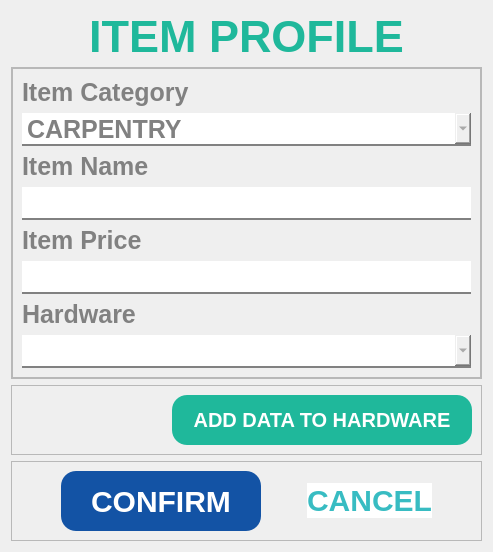
     <widget class="QWidget" name="page_2">
      <layout class="QVBoxLayout" name="verticalLayout">
       <item>
        <widget class="QLabel" name="label_5">
         <property name="minimumSize">
          <size>
           <width>0</width>
           <height>50</height>
          </size>
         </property>
         <property name="maximumSize">
          <size>
           <width>16777215</width>
           <height>50</height>
          </size>
         </property>
         <property name="styleSheet">
          <string notr="true">font-family: Segoe UI;
font-weight: bold;
color: #1FB89B;
font-size: 45px;
border-color: white;</string>
         </property>
         <property name="text">
          <string>ITEM PROFILE</string>
         </property>
         <property name="alignment">
          <set>Qt::AlignCenter</set>
         </property>
        </widget>
       </item>
       <item>
        <widget class="QFrame" name="frame_4">
         <property name="frameShape">
          <enum>QFrame::StyledPanel</enum>
         </property>
         <property name="frameShadow">
          <enum>QFrame::Raised</enum>
         </property>
         <layout class="QHBoxLayout" name="horizontalLayout_4">
          <property name="spacing">
           <number>0</number>
          </property>
          <property name="leftMargin">
           <number>0</number>
          </property>
          <property name="topMargin">
           <number>0</number>
          </property>
          <property name="rightMargin">
           <number>0</number>
          </property>
          <property name="bottomMargin">
           <number>0</number>
          </property>
          <item>
           <widget class="QFrame" name="frame_6">
            <property name="frameShape">
             <enum>QFrame::StyledPanel</enum>
            </property>
            <property name="frameShadow">
             <enum>QFrame::Raised</enum>
            </property>
            <layout class="QVBoxLayout" name="verticalLayout_3">
             <item>
              <widget class="QLabel" name="label_6">
               <property name="styleSheet">
                <string notr="true">font-family: Segoe UI;
				font-weight: bold;
				color: #818181;
				font-size: 25px;

border-radius: 0px;
border-color: white;
border-width: 0px;</string>
               </property>
               <property name="text">
                <string>Item Category</string>
               </property>
              </widget>
             </item>
             <item>
              <widget class="QComboBox" name="choose_insert_categoryBox">
               <property name="cursor">
                <cursorShape>PointingHandCursor</cursorShape>
               </property>
               <property name="styleSheet">
                <string notr="true">QComboBox {
				font-family: Segoe UI;
				font-weight: bold;
				color: #818181;
				font-size: 25px;
                border: none;
                border-bottom: 2px solid #818181;
            }

QComboBox::hover{
color: #565656;
border-bottom: 2px solid #565656;
}

</string>
               </property>
               <item>
                <property name="text">
                 <string>CARPENTRY</string>
                </property>
               </item>
               <item>
                <property name="text">
                 <string>GENERAL HARDWARE</string>
                </property>
               </item>
               <item>
                <property name="text">
                 <string>GLASS</string>
                </property>
               </item>
               <item>
                <property name="text">
                 <string>HOME FURNISHING</string>
                </property>
               </item>
               <item>
                <property name="text">
                 <string>MASONRY</string>
                </property>
               </item>
               <item>
                <property name="text">
                 <string>METAL WORKS</string>
                </property>
               </item>
               <item>
                <property name="text">
                 <string>PAINTS</string>
                </property>
               </item>
               <item>
                <property name="text">
                 <string>PLUMBING</string>
                </property>
               </item>
               <item>
                <property name="text">
                 <string>ROOFING</string>
                </property>
               </item>
              </widget>
             </item>
             <item>
              <widget class="QLabel" name="label_7">
               <property name="styleSheet">
                <string notr="true">font-family: Segoe UI;
				font-weight: bold;
				color: #818181;
				font-size: 25px;

border-radius: 0px;
border-color: white;
border-width: 0px;</string>
               </property>
               <property name="text">
                <string>Item Name</string>
               </property>
              </widget>
             </item>
             <item>
              <widget class="QLineEdit" name="itemName_lineEdit">
               <property name="styleSheet">
                <string notr="true">QLineEdit {
				font-family: Segoe UI;
				font-weight: bold;
				color: #818181;
				font-size: 25px;
                border: none;
                border-bottom: 2px solid #818181;
            }

QLineEdit::hover{
color: #565656;
border-bottom: 2px solid #565656;
}

</string>
               </property>
              </widget>
             </item>
             <item>
              <widget class="QLabel" name="label_8">
               <property name="styleSheet">
                <string notr="true">font-family: Segoe UI;
				font-weight: bold;
				color: #818181;
				font-size: 25px;

border-radius: 0px;
border-color: white;
border-width: 0px;</string>
               </property>
               <property name="text">
                <string>Item Price</string>
               </property>
              </widget>
             </item>
             <item>
              <widget class="QLineEdit" name="itemPrice_lineEdit">
               <property name="styleSheet">
                <string notr="true">QLineEdit {
				font-family: Segoe UI;
				font-weight: bold;
				color: #818181;
				font-size: 25px;
                border: none;
                border-bottom: 2px solid #818181;
            }

QLineEdit::hover{
color: #565656;
border-bottom: 2px solid #565656;
}

</string>
               </property>
              </widget>
             </item>
             <item>
              <widget class="QLabel" name="label_63">
               <property name="styleSheet">
                <string notr="true">font-family: Segoe UI;
				font-weight: bold;
				color: #818181;
				font-size: 25px;

border-radius: 0px;
border-color: white;
border-width: 0px;</string>
               </property>
               <property name="text">
                <string>Hardware</string>
               </property>
              </widget>
             </item>
             <item>
              <widget class="QComboBox" name="insert_item_hardwareBox">
               <property name="styleSheet">
                <string notr="true">QComboBox {
				font-family: Segoe UI;
				font-weight: bold;
				color: #818181;
				font-size: 25px;
                border: none;
                border-bottom: 2px solid #818181;
            }

QComboBox::hover{
color: #565656;
border-bottom: 2px solid #565656;
}

</string>
               </property>
              </widget>
             </item>
            </layout>
           </widget>
          </item>
         </layout>
        </widget>
       </item>
       <item>
        <widget class="QFrame" name="frame_70">
         <property name="frameShape">
          <enum>QFrame::StyledPanel</enum>
         </property>
         <property name="frameShadow">
          <enum>QFrame::Raised</enum>
         </property>
         <layout class="QHBoxLayout" name="horizontalLayout_41">
          <item>
           <spacer name="horizontalSpacer_64">
            <property name="orientation">
             <enum>Qt::Horizontal</enum>
            </property>
            <property name="sizeHint" stdset="0">
             <size>
              <width>40</width>
              <height>20</height>
             </size>
            </property>
           </spacer>
          </item>
          <item>
           <widget class="QPushButton" name="add_item_hardware_proceed_btn">
            <property name="minimumSize">
             <size>
              <width>300</width>
              <height>50</height>
             </size>
            </property>
            <property name="cursor">
             <cursorShape>PointingHandCursor</cursorShape>
            </property>
            <property name="styleSheet">
             <string notr="true">QPushButton{
background-color: #1FB89B;
color: white;
font-family: Segoe UI;
font-weight: bold;
font-size: 20px;
border-radius: 15px;
}

QPushButton::hover{
text-decoration: underline;
background-color: #62CDB9;
}</string>
            </property>
            <property name="text">
             <string>ADD DATA TO HARDWARE</string>
            </property>
           </widget>
          </item>
         </layout>
        </widget>
       </item>
       <item>
        <widget class="QFrame" name="frame_7">
         <property name="maximumSize">
          <size>
           <width>16777215</width>
           <height>100</height>
          </size>
         </property>
         <property name="frameShape">
          <enum>QFrame::StyledPanel</enum>
         </property>
         <property name="frameShadow">
          <enum>QFrame::Raised</enum>
         </property>
         <layout class="QHBoxLayout" name="horizontalLayout_5">
          <item>
           <spacer name="horizontalSpacer_6">
            <property name="orientation">
             <enum>Qt::Horizontal</enum>
            </property>
            <property name="sizeHint" stdset="0">
             <size>
              <width>40</width>
              <height>20</height>
             </size>
            </property>
           </spacer>
          </item>
          <item>
           <widget class="QPushButton" name="add_item_confirm_btn">
            <property name="minimumSize">
             <size>
              <width>200</width>
              <height>60</height>
             </size>
            </property>
            <property name="cursor">
             <cursorShape>PointingHandCursor</cursorShape>
            </property>
            <property name="styleSheet">
             <string notr="true">QPushButton{
background-color: #1353A5;
color: white;
font-family: Segoe UI;
font-weight: bold;
font-size: 30px;
border-radius: 15px;
}

QPushButton::hover{
text-decoration: underline;
background-color: #0B3163;
}</string>
            </property>
            <property name="text">
             <string>CONFIRM</string>
            </property>
           </widget>
          </item>
          <item>
           <spacer name="horizontalSpacer_7">
            <property name="orientation">
             <enum>Qt::Horizontal</enum>
            </property>
            <property name="sizeHint" stdset="0">
             <size>
              <width>40</width>
              <height>20</height>
             </size>
            </property>
           </spacer>
          </item>
          <item>
           <widget class="QPushButton" name="add_item_cancel_btn">
            <property name="cursor">
             <cursorShape>PointingHandCursor</cursorShape>
            </property>
            <property name="styleSheet">
             <string notr="true">QPushButton{
background-color: white;
color: #38BCC2;
font-family: Segoe UI;
font-weight: bold;
font-size: 30px;
border-style: none;
}

QPushButton::hover{
text-decoration: underline;
color: #217074;
}</string>
            </property>
            <property name="text">
             <string>CANCEL</string>
            </property>
           </widget>
          </item>
          <item>
           <spacer name="horizontalSpacer_8">
            <property name="orientation">
             <enum>Qt::Horizontal</enum>
            </property>
            <property name="sizeHint" stdset="0">
             <size>
              <width>40</width>
              <height>20</height>
             </size>
            </property>
           </spacer>
          </item>
         </layout>
        </widget>
       </item>
      </layout>
     </widget>
